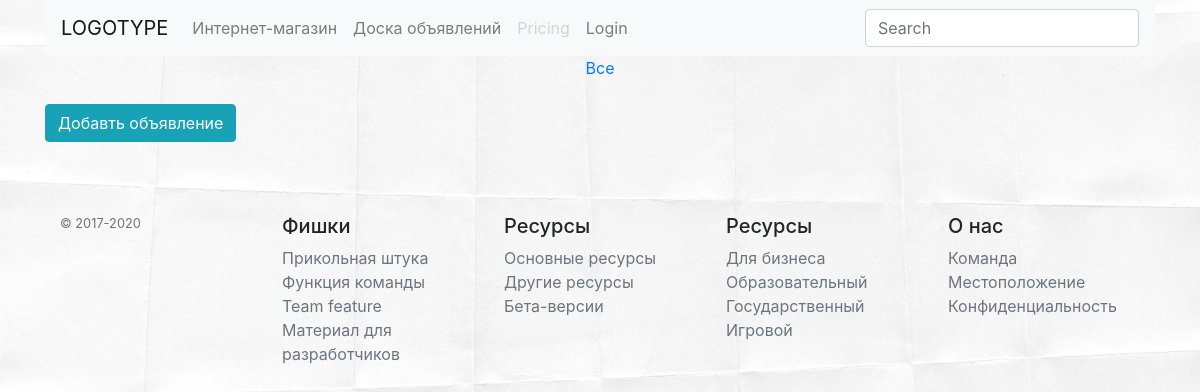
The app's page /adboard/0/, older data.
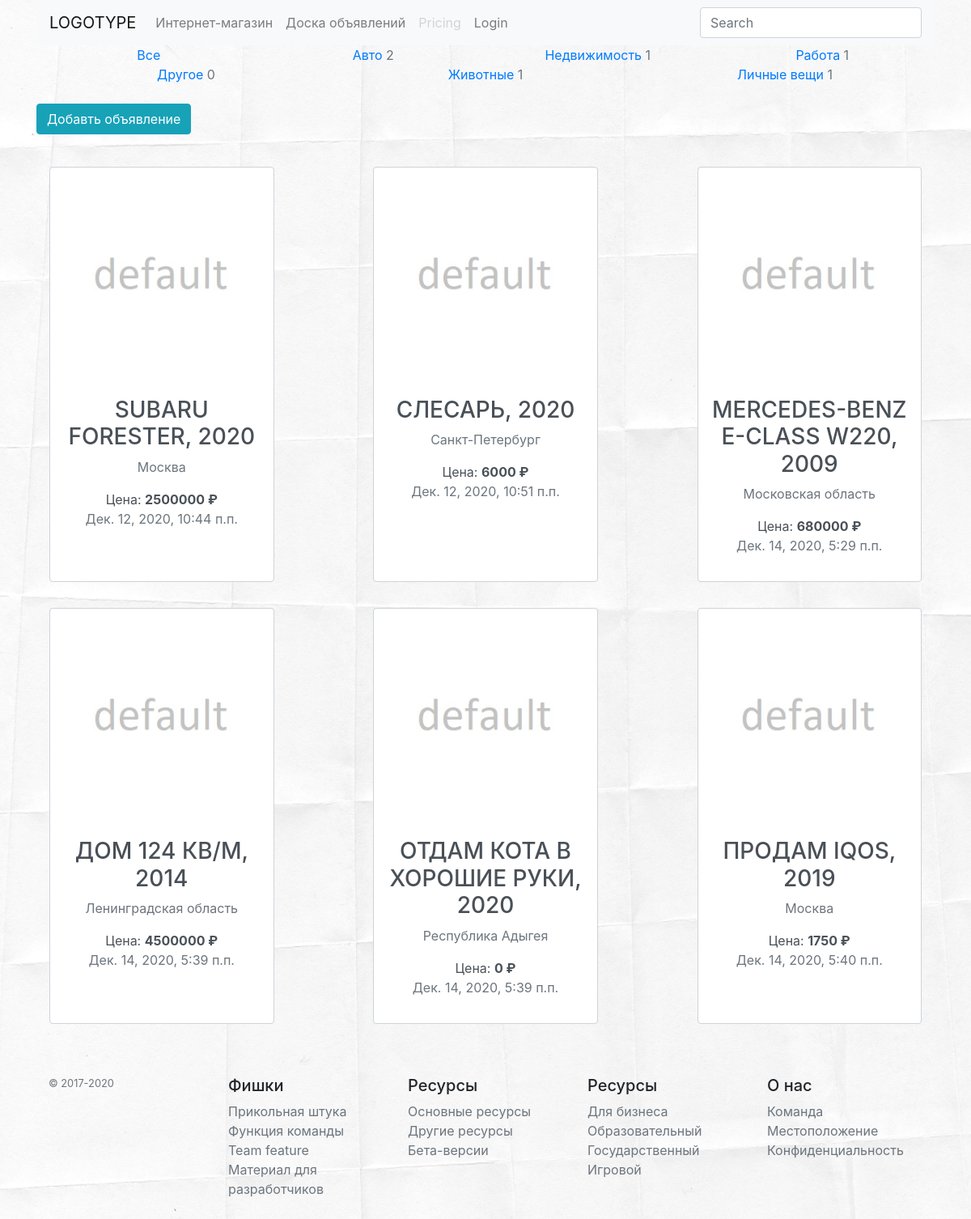
The same page, newer data.
### adboard/models.py (models this page shows, shortened)
class AdCategory(models.Model):
    name = models.CharField(max_length=64)
    description = models.TextField(blank=True)
    is_active = models.BooleanField(default=True)
    image = models.ImageField(upload_to='AdCategory_images', blank=True)
    def __str__(self):
        return self.name
    def get_ads_count(self):
        return Ad.objects.filter(ad_category__name=self.name).count()

class Ad(models.Model):
    ad_category = models.ForeignKey(AdCategory, verbose_name='Категория', on_delete=models.CASCADE)
    author = models.ForeignKey(User, verbose_name='Автор объявления', on_delete=models.CASCADE)
    name = models.CharField(max_length=64)
    description = models.TextField(blank=True)
    price = models.PositiveIntegerField(default=0)
    city = models.CharField(choices=CITIES, max_length=64, default=0)
    year = models.PositiveIntegerField(default=2020, blank=True)
    datetime = models.DateTimeField(auto_now_add=True)

### adboard/views.py (the view)
# urls.py: path('<int:pk>/', adboard.ad_main_page, name='main_page'),
def ad_main_page(request, pk=0):
    if pk == 0:
        products = Ad.objects.all()
    else:
        category = get_object_or_404(AdCategory, pk=pk)
        products = category.ad_set.all()
    context = {
        'title': 'Доска объявлений',
        'categories': get_all_categories,
        'products': products,
    }
    return render(request, 'adboard/ads.html', context)

### adboard/views.py (called while the page is built)
def get_all_categories():
    return AdCategory.objects.all()

### templates/adboard/ads.html (shortened to what this page needs)
{% extends 'base.html' %}
{% load static %}
{% block container %}
    {% include 'adboard/includes/inc__categories_menu.html' %}
    <div class="d-flex flex-wrap justify-content-between">
        {% for product in products %}
            <a href="{% url 'adboard:ad_detail' product.pk %}" class="w-25 p-3 m-3 form-control text-center">
                <img src="/media/{{ product.image|default:'products_image/default.jpg' }}" alt="image"
                     class="img-fluid image-size">
                <h3 class="h3">{{ product.name|upper }}, {{ product.year }}</h3>
                <p class="text-muted">{{ product.city }}</p>
                <p>Цена: <strong>{{ product.price }} &#8381</strong>
                    <br><span class="text-muted">{{ product.datetime }}</span></p>
            </a>
        {% endfor %}
    </div>
{% endblock %}

### templates/base.html (shortened to what this page needs)
{% load static %}
<!DOCTYPE html>
<html lang="ru">
<head>
    {% block css %}
        <link rel="stylesheet" href="https://maxcdn.bootstrapcdn.com/bootstrap/4.0.0/css/bootstrap.min.css"
>
    {% endblock %}
</head>
<body>
<div class="container">
    <header>
        {% block header %}
            <nav class="navbar navbar-expand-lg navbar-light bg-light">
                <a class="navbar-brand" href="{% url 'mainapp:index' %}">LOGOTYPE</a>
                <div class="navbar-collapse">
                    <div class="navbar-nav">
                        <a class="nav-item nav-link" href="{% url 'mainapp:index' %}">Интернет-магазин</a>
                        <a class="nav-item nav-link" href="{% url 'adboard:main_page' 0 %}">Доска объявлений</a>
                        <a class="nav-item nav-link disabled" href="#">Pricing</a>
                        {% if user.is_authenticated %}
                            <a class="nav-item nav-link text-success"
                               href="{% url 'authapp:update' %}"><strong>{{ user|capfirst }}</strong>
                            </a>
                            <a class="nav-item nav-link text-danger" href="{% url 'authapp:logout' %}">Logout</a>
                        {% else %}
                            <a class="nav-item nav-link" href="{% url 'authapp:login' %}">Login</a>
                        {% endif %}
                    </div>
                </div>
                <form method="post">
                    <input type="text" class="search-query form-control" placeholder="Search">
                </form>
            </nav>
        {% endblock %}
    </header>
    <main>
        {% block container %}{% endblock %}
    </main>
    <footer>
        {% block footer %}
            <footer class="container py-5">
                <div class="row">
                    <div class="col-12 col-md">
                        <small class="d-block mb-3 text-muted">© 2017-{% now 'Y' %}</small>
                    </div>
                    <div class="col-6 col-md">
                        <h5>Фишки</h5>
                        <ul class="list-unstyled text-small">
                            <li><a class="text-muted" href="#">Прикольная штука</a></li>
                            <li><a class="text-muted" href="#">Функция команды </a></li>
                            <li><a class="text-muted" href="#">Team feature</a></li>
                            <li><a class="text-muted" href="#">Материал для разработчиков</a></li>
                        </ul>
                    </div>
                    <div class="col-6 col-md">
                        <h5>Ресурсы</h5>
                        <ul class="list-unstyled text-small">
                            <li><a class="text-muted" href="#">Основные ресурсы</a></li>
                            <li><a class="text-muted" href="#">Другие ресурсы</a></li>
                            <li><a class="text-muted" href="#">Бета-версии</a></li>
                        </ul>
                    </div>
                    <div class="col-6 col-md">
                        <h5>Ресурсы</h5>
                        <ul class="list-unstyled text-small">
                            <li><a class="text-muted" href="#">Для бизнеса</a></li>
                            <li><a class="text-muted" href="#">Образовательный</a></li>
                            <li><a class="text-muted" href="#">Государственный</a></li>
                            <li><a class="text-muted" href="#">Игровой</a></li>
                        </ul>
                    </div>
                    <div class="col-6 col-md">
                        <h5>О нас</h5>
                        <ul class="list-unstyled text-small">
                            <li><a class="text-muted" href="#">Команда</a></li>
                            <li><a class="text-muted" href="#">Местоположение</a></li>
                            <li><a class="text-muted" href="#">Конфиденциальность</a></li>
                        </ul>
                    </div>
                </div>
            </footer>
        {% endblock %}
    </footer>
</div>
<link rel="stylesheet" href="{% static 'css/style.css' %}">
</body>
</html>

### templates/adboard/includes/inc__categories_menu.html
<div class="d-flex flex-wrap justify-content-around">
    <a href="{% url 'adboard:main_page' 0 %}" class="w-25 text-center">Все</a>
    {% for category in categories %}
        <a href="{% url 'adboard:main_page' category.pk %}" class="w-25 text-center">
            {{ category }} <span class="text-muted w-25">{{ category.get_ads_count }}</span>
        </a>
    {% endfor %}
</div>
<br>
<a href="{% url 'adboard:add_ad' %}" class="btn btn-info">Добавть объявление</a>
<br><br>

### static/css/style.css (style rules this page uses)
body { background: url("/static/img/background.jpg") no-repeat center / cover; }
.disabled { opacity: .5; }
.image-size { max-width: 200px; }

Row changes from the older to the newer data that the page shows:
added AdCategory: name "Авто", get_ads_count "2"
added AdCategory: name "Недвижимость", get_ads_count "1"
added AdCategory: name "Работа", get_ads_count "1"
added AdCategory: name "Другое", get_ads_count "0"
added AdCategory: name "Животные", get_ads_count "1"
added AdCategory: name "Личные вещи", get_ads_count "1"
added Ad: name "SUBARU FORESTER", year "2020", city "Москва", price "2500000", datetime "Дек. 12, 2020, 10:44 п.п."
added Ad: name "СЛЕСАРЬ", year "2020", city "Санкт-Петербург", price "6000", datetime "Дек. 12, 2020, 10:51 п.п."
added Ad: name "MERCEDES-BENZ E-CLASS W220", year "2009", city "Московская область", price "680000", datetime "Дек. 14, 2020, 5:29 п.п."
added Ad: name "ДОМ 124 КВ/М", year "2014", city "Ленинградская область", price "4500000", datetime "Дек. 14, 2020, 5:39 п.п."
added Ad: name "ОТДАМ КОТА В ХОРОШИЕ РУКИ", year "2020", city "Республика Адыгея", price "0", datetime "Дек. 14, 2020, 5:39 п.п."
added Ad: name "ПРОДАМ IQOS", year "2019", city "Москва", price "1750", datetime "Дек. 14, 2020, 5:40 п.п."
